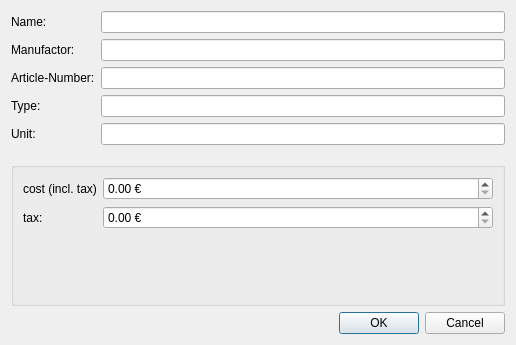
<?xml version="1.0" encoding="UTF-8"?>
<ui version="4.0">
 <class>MaterialDialog</class>
 <widget class="QDialog" name="MaterialDialog">
  <property name="geometry">
   <rect>
    <x>0</x>
    <y>0</y>
    <width>516</width>
    <height>345</height>
   </rect>
  </property>
  <property name="windowTitle">
   <string>Material</string>
  </property>
  <layout class="QVBoxLayout" name="verticalLayout">
   <item>
    <layout class="QFormLayout" name="formLayout_6">
     <property name="fieldGrowthPolicy">
      <enum>QFormLayout::ExpandingFieldsGrow</enum>
     </property>
     <item row="0" column="0">
      <widget class="QLabel" name="nameLabel_2">
       <property name="text">
        <string>Name:</string>
       </property>
      </widget>
     </item>
     <item row="0" column="1">
      <widget class="QLineEdit" name="leName"/>
     </item>
     <item row="1" column="0">
      <widget class="QLabel" name="einheitLabel_2">
       <property name="text">
        <string>Manufactor:</string>
       </property>
      </widget>
     </item>
     <item row="1" column="1">
      <widget class="QLineEdit" name="leManufactor"/>
     </item>
     <item row="2" column="0">
      <widget class="QLabel" name="beschreibungLabel_2">
       <property name="text">
        <string>Article-Number:</string>
       </property>
      </widget>
     </item>
     <item row="2" column="1">
      <widget class="QLineEdit" name="leNr"/>
     </item>
     <item row="4" column="1">
      <widget class="QLineEdit" name="leUnit"/>
     </item>
     <item row="4" column="0">
      <widget class="QLabel" name="label_3">
       <property name="text">
        <string>Unit:</string>
       </property>
      </widget>
     </item>
     <item row="3" column="1">
      <widget class="QLineEdit" name="leType"/>
     </item>
     <item row="3" column="0">
      <widget class="QLabel" name="typeLabel">
       <property name="text">
        <string>Type:</string>
       </property>
      </widget>
     </item>
    </layout>
   </item>
   <item>
    <widget class="QGroupBox" name="bought_produc_gb">
     <property name="title">
      <string/>
     </property>
     <layout class="QHBoxLayout" name="horizontalLayout_3">
      <item>
       <layout class="QFormLayout" name="formLayout_4">
        <item row="1" column="1">
         <widget class="QDoubleSpinBox" name="sbCost">
          <property name="suffix">
           <string> €</string>
          </property>
          <property name="maximum">
           <double>999999.989999999990687</double>
          </property>
         </widget>
        </item>
        <item row="3" column="0">
         <widget class="QLabel" name="verkaufspreisLabel_2">
          <property name="text">
           <string>tax:</string>
          </property>
         </widget>
        </item>
        <item row="3" column="1">
         <widget class="QDoubleSpinBox" name="sbTax">
          <property name="suffix">
           <string> €</string>
          </property>
          <property name="maximum">
           <double>999999.989999999990687</double>
          </property>
         </widget>
        </item>
        <item row="1" column="0">
         <widget class="QLabel" name="einkaufspreisLabel_2">
          <property name="text">
           <string>cost (incl. tax)</string>
          </property>
         </widget>
        </item>
       </layout>
      </item>
     </layout>
    </widget>
   </item>
   <item>
    <widget class="QDialogButtonBox" name="buttonBox">
     <property name="orientation">
      <enum>Qt::Horizontal</enum>
     </property>
     <property name="standardButtons">
      <set>QDialogButtonBox::Cancel|QDialogButtonBox::Ok</set>
     </property>
    </widget>
   </item>
  </layout>
 </widget>
 <tabstops>
  <tabstop>leName</tabstop>
  <tabstop>leManufactor</tabstop>
  <tabstop>leNr</tabstop>
  <tabstop>leType</tabstop>
  <tabstop>leUnit</tabstop>
  <tabstop>sbCost</tabstop>
  <tabstop>sbTax</tabstop>
 </tabstops>
 <resources/>
 <connections>
  <connection>
   <sender>buttonBox</sender>
   <signal>accepted()</signal>
   <receiver>MaterialDialog</receiver>
   <slot>accept()</slot>
   <hints>
    <hint type="sourcelabel">
     <x>248</x>
     <y>254</y>
    </hint>
    <hint type="destinationlabel">
     <x>157</x>
     <y>274</y>
    </hint>
   </hints>
  </connection>
  <connection>
   <sender>buttonBox</sender>
   <signal>rejected()</signal>
   <receiver>MaterialDialog</receiver>
   <slot>reject()</slot>
   <hints>
    <hint type="sourcelabel">
     <x>316</x>
     <y>260</y>
    </hint>
    <hint type="destinationlabel">
     <x>286</x>
     <y>274</y>
    </hint>
   </hints>
  </connection>
 </connections>
</ui>
